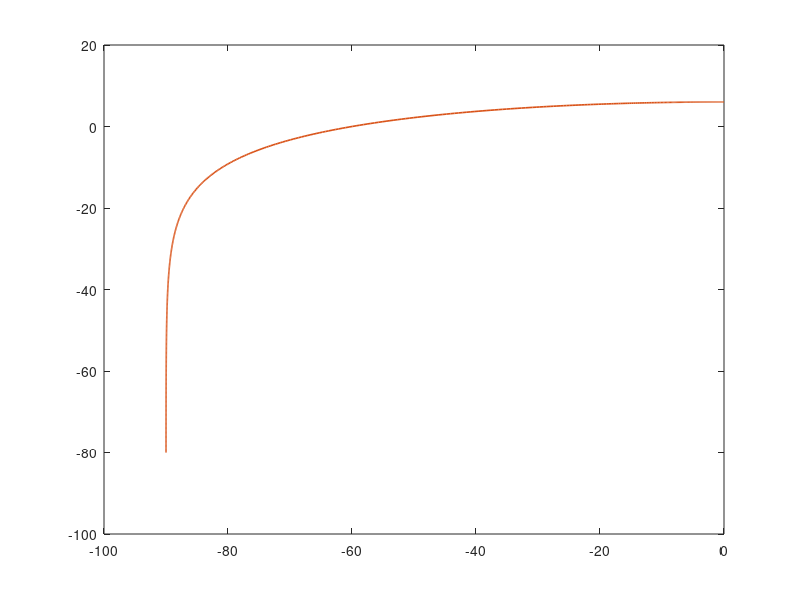

Write MATLAB code to recreate this figure. (Note: this script raises an error after producing the figure.)
% main_Illu_2_Ctrl.m
% Draw a Nichols chart of a loop transfer function and overlay the shaded
% region defined by: for theta in [-pi/2, pi/2], allowed linear gain <= cos(theta)/sigma.

clear; close all; clc;

%% Settings
s = tf('s');

% Example loop transfer function L(s); replace with your own as needed
tau = 0.1;
k = 0.5;

L = 1 / (tau*s+k); 

% Output feedback passivity index sigma (change as needed)
sigma = 0.1;

% Frequency vector for Nichols
w = logspace(-5, 5, 1000);


%% Nichols plot
figure(6);
[mag, phase] = nichols(L, w); 
plot(squeeze(phase), squeeze(20*log10(mag)), 'LineWidth', 1.2, 'Color', [217,083,025]/255);
ngrid;
hold on;

%% Positive Real Part Region (Nichols-domain equivalent)

% Use degrees for Nichols phase axis
theta_deg = linspace(-90, 90, 2000);

% Compute linear gain limit = cos(theta)/sigma, only where cos>0
cosvals = cosd(theta_deg);
mask_pos = cosvals > 0;
limit_linear = nan(size(cosvals));
limit_linear(mask_pos) = cosvals(mask_pos) / sigma;
limit_db = 20*log10(limit_linear);

% Fill polygon down to a low dB floor for plotting
mag_min_db = -140;
limit_db_filled = limit_db;
limit_db_filled(~mask_pos) = mag_min_db;

x_patch = [theta_deg, fliplr(theta_deg)];
y_patch = [limit_db_filled, repmat(mag_min_db, size(theta_deg))];

% Draw filled patch using solid blue and specified transparency, no edge
hPatch = patch(x_patch, y_patch, 'b', 'FaceAlpha', 0.3, 'EdgeColor', 'none');

% (no colored line on the edge per request)

%% Plot Settings

% Formatting
% title('(a)', 'FontName', 'Times New Roman', 'Interpreter', 'none');
xlabel(['$\angle G$',' /deg'],'Interpreter','latex');
ylabel(['$20\log|G|$',' /dB'],'Interpreter','latex');

% Set finite x-limits to avoid excessive phase tick calculation
xlim([-200, 0]);
ylim([-50, Inf]);

% Ensure all existing figure objects use Times New Roman where supported
allObjs = findall(gcf);
for k = 1:numel(allObjs)
	try
		set(allObjs(k), 'FontName', 'Times New Roman');
	catch
		% object does not support FontName - ignore
	end
	% Also set Interpreter for text objects if they use LaTeX and you want
	% to keep LaTeX, we don't change Interpreter here to avoid breaking labels
end

hold off;
% End of file
